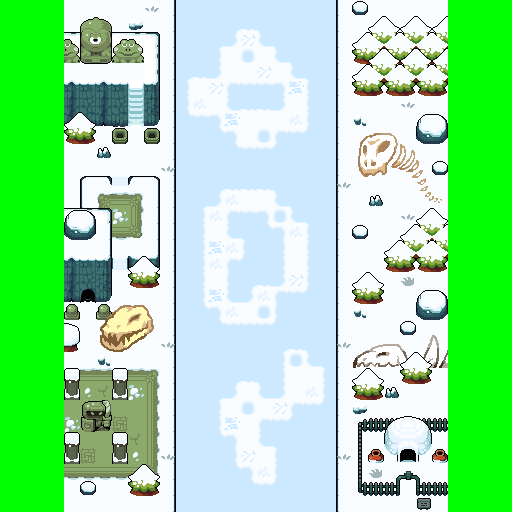

This is a level from a 2D game, rendered from its Tiled map with the project's own tilesets. A one-line summary and the map file follow, with tile-layer data summarised:
An orthogonal 32x32 tile map with 16x16 px tiles, 3 tile layers (ground, back_objects, front_objects), 2 tilesets.

<map version="1.4" tiledversion="1.4.2" orientation="orthogonal" renderorder="right-down" compressionlevel="0" width="32" height="32" tilewidth="16" tileheight="16" infinite="0" backgroundcolor="#00ff00" nextlayerid="9" nextobjectid="1">
 <tileset firstgid="1" name="tiles" tilewidth="16" tileheight="16" tilecount="1120" columns="28">
  <image source="tileset.png" trans="000000" width="448" height="640" />
 </tileset>
 <tileset firstgid="1121" source="tileset_big.tsx" />
 <layer id="1" name="ground" width="32" height="32">
  <data>[1024 cells, 768 non-empty, 32 distinct tile ids]</data>
 </layer>
 <layer id="8" name="back_objects" width="32" height="32">
  <data>[1024 cells, 228 non-empty, 142 distinct tile ids]</data>
 </layer>
 <layer id="7" name="front_objects" width="32" height="32">
  <data>[1024 cells, 70 non-empty, 37 distinct tile ids]</data>
 </layer>
</map>